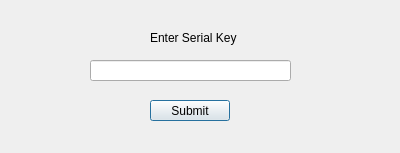
<?xml version="1.0" encoding="UTF-8"?>
<ui version="4.0">
 <class>License</class>
 <widget class="QDialog" name="License">
  <property name="geometry">
   <rect>
    <x>0</x>
    <y>0</y>
    <width>400</width>
    <height>153</height>
   </rect>
  </property>
  <property name="windowTitle">
   <string>Dialog</string>
  </property>
  <widget class="QLabel" name="label">
   <property name="geometry">
    <rect>
     <x>150</x>
     <y>30</y>
     <width>101</width>
     <height>16</height>
    </rect>
   </property>
   <property name="text">
    <string>Enter Serial Key</string>
   </property>
  </widget>
  <widget class="QLineEdit" name="lineEdit_Enter_License">
   <property name="geometry">
    <rect>
     <x>90</x>
     <y>60</y>
     <width>201</width>
     <height>21</height>
    </rect>
   </property>
  </widget>
  <widget class="QPushButton" name="pushButton_Enter_License">
   <property name="geometry">
    <rect>
     <x>150</x>
     <y>100</y>
     <width>80</width>
     <height>21</height>
    </rect>
   </property>
   <property name="text">
    <string>Submit</string>
   </property>
  </widget>
 </widget>
 <resources/>
 <connections/>
</ui>
